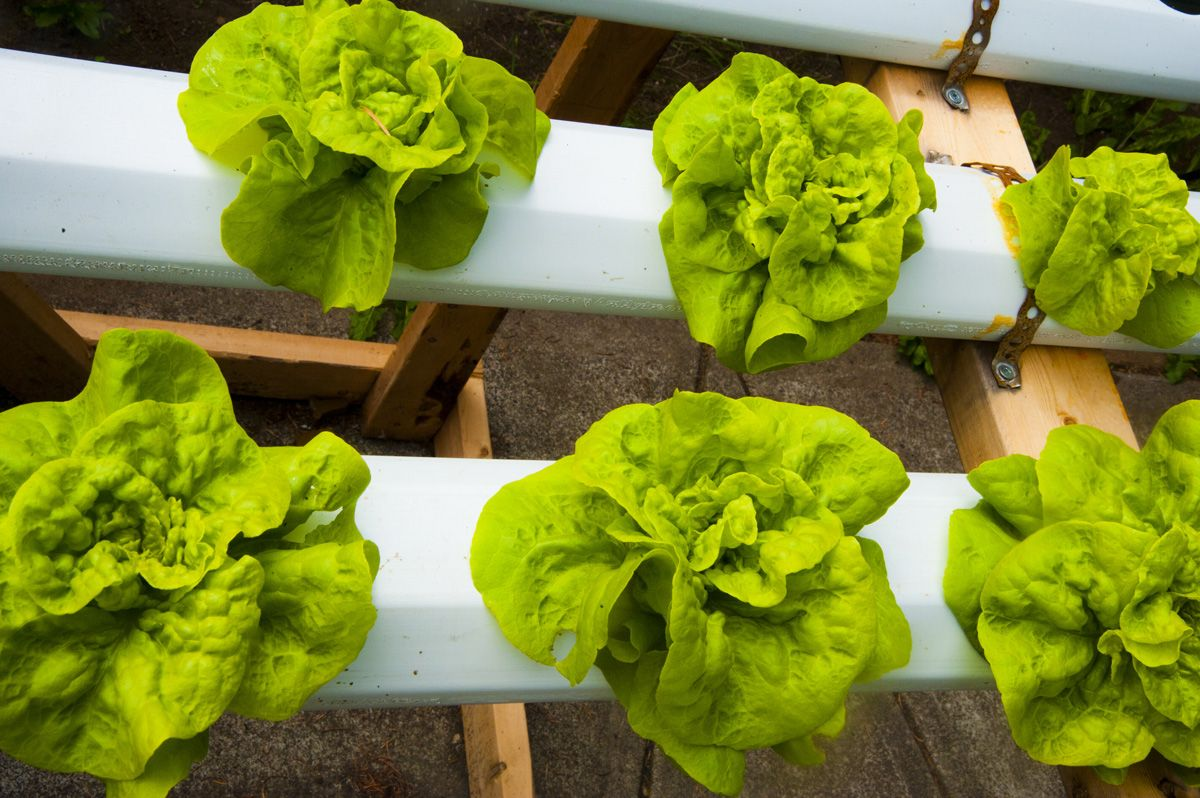
#> input picture image_processing/hydrolettuce.jpg, 1200 x 798 px
$ python LeafAreaContour.py
#> lines starting #> are read from the running program, lines starting #| are printed output that depends on the picture; after the words box and inside, x2 and y2 are one past the last pixel; in counts of white or black regions, pixels touching at a corner belong together
## Import all necessary libraries
import cv2
import numpy as np

#create a blank window to put all trackbars in
cv2.namedWindow('image')

#callback  argument is required for trackbar creation parameters: in this case do nothing
def nothing(x):
     pass

#Create trackbars for each max and min value of HSV
cv2.createTrackbar('hue lower limit ', 'image',0,179,nothing)
cv2.createTrackbar('hue higher limit ', 'image',0,179,nothing)
cv2.createTrackbar('sat lower limit', 'image',0,255,nothing)
cv2.createTrackbar('sat higher limit', 'image',0,255,nothing)
cv2.createTrackbar('val lower limit', 'image',0,255,nothing)
cv2.createTrackbar('val higher limit', 'image',0,255,nothing)
#Import image and convert to HSV, since HSV is better than RGB in different lighting conditions
img= cv2.imread('hydrolettuce.jpg')
#> img is the input picture: shape (798, 1200, 3); mean B, G, R 49.9, 136.6, 127.7
hsv= cv2.cvtColor(img, cv2.COLOR_BGR2HSV)
#> hsv: shape (798, 1200, 3); mean H, S, V 39.4, 177.6, 141.7

#read trackbar positions for each trackbar
while(1):
    hul=cv2.getTrackbarPos('hue lower limit ', 'image')
    huh=cv2.getTrackbarPos('hue higher limit ', 'image')
    sal=cv2.getTrackbarPos('sat lower limit', 'image')
    sah=cv2.getTrackbarPos('sat higher limit', 'image')
    val=cv2.getTrackbarPos('val lower limit', 'image')
    vah=cv2.getTrackbarPos('val higher limit', 'image')
    #make array for final values
    #Define mask range, mask out non green elements, remove false positives using opening filter
    #The HSVLOW & HSVHIGH values will have to be tweaked from image to image OR for different lighting conditions.
    HSVLOW=np.array([30,137,0])
    HSVHIGH=np.array([65,255,255])
    #create a mask for that range
    mask = cv2.inRange(hsv,HSVLOW, HSVHIGH)
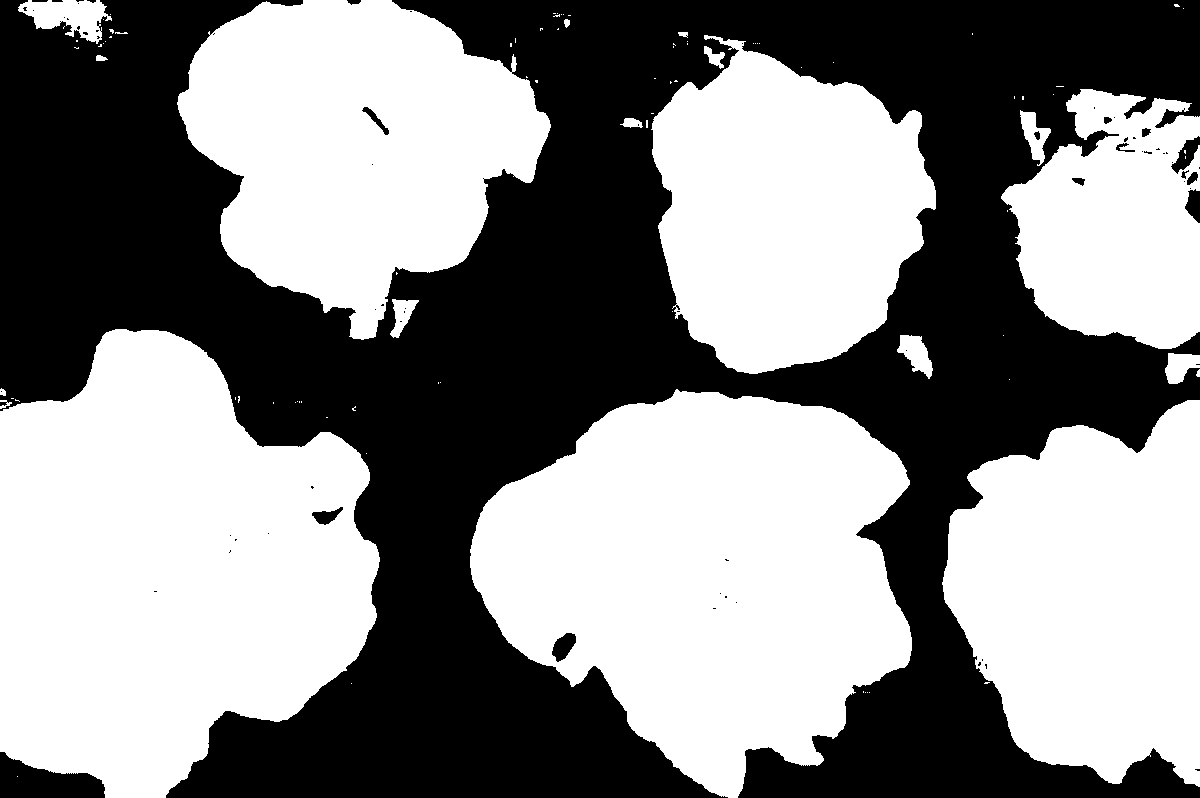
#> mask: shape (798, 1200); 53.9% white; 70 black regions (53 under 20 px), largest, box (x1, y1, x2, y2) and area: (0, 0, 1200, 798) 435607, (0, 752, 105, 798) 3022, (1171, 136, 1200, 174) 470
    #Create a kernek(slider) for Open morphology process (erosion and degrading)
    openslider= np.ones((25,25), np.uint8)       #slider can be changed
    maskOpen= cv2.morphologyEx(mask, cv2.MORPH_OPEN, openslider)
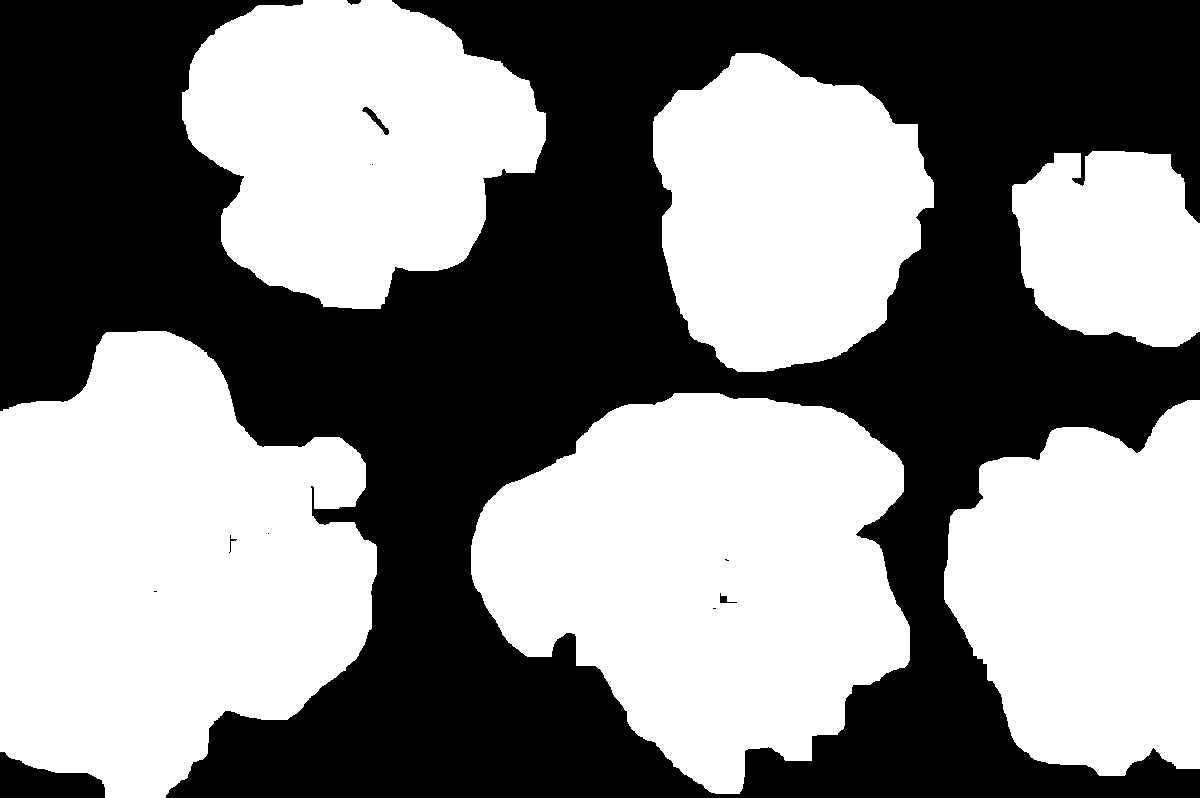
#> maskOpen: shape (798, 1200); 52% white; 11 black regions (5 under 20 px)
    #Display neccessary images
    cv2.imshow('hsv', hsv)
    cv2.imshow("Mask Open",maskOpen )
    key=cv2.waitKey(1)
#> (key Esc is pressed here)
    if key == 27:
        break

cv2.destroyAllWindows()


#Find the contours on the binary mask and store them in 'conts' list. Using the list, draw contours on orignal image
conts, _ = cv2.findContours(maskOpen,cv2.RETR_EXTERNAL,cv2.CHAIN_APPROX_NONE)
#> conts = 6 contours; box (x1, y1, x2, y2) and area: (0, 331, 377, 798) 127791, (471, 393, 910, 794) 119211, (182, 0, 546, 309) 79068, (944, 400, 1200, 776) 73310, (653, 53, 934, 372) 65962, (1012, 151, 1200, 347) 29738

area = []

for c in conts:
     contArea = cv2.contourArea(c)
     area.append(contArea)  # in PX uits
#> this loop made 6 passes
#> contArea on passes 1 to 6: 73310, 119211, 127791, 29738.5, 65962, 79068
#> after the loop, area = [73310, 119211, 127791, 29738.5, 65962, 79068]


## Enter pixel per unit ratio of image
# pixelPerUnitRatio = '<ratio value>'
# plantArea = max(area)*pixelPerUnitRatio  #in mm

cv2.drawContours(img,conts,-1,(0,0,255),3)
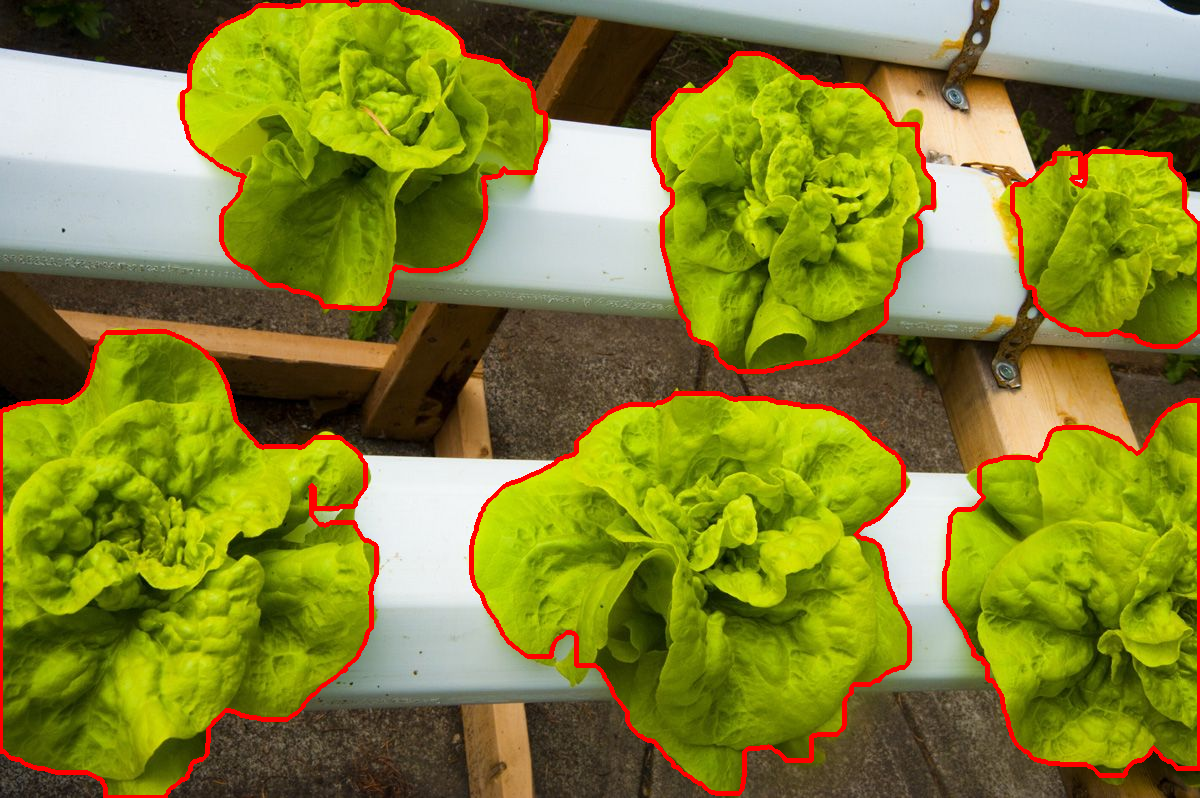
#> img: shape (798, 1200, 3); 3.33% of pixels changed, all inside (x1, y1, x2, y2) = (0, 0, 1200, 798)
cv2.imshow('final image', img)
cv2.waitKey(0)
cv2.destroyAllWindows()
